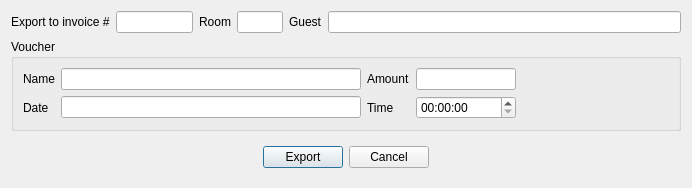
<?xml version="1.0" encoding="UTF-8"?>
<ui version="4.0">
 <class>DlgExportSingleVaucher</class>
 <widget class="QDialog" name="DlgExportSingleVaucher">
  <property name="geometry">
   <rect>
    <x>0</x>
    <y>0</y>
    <width>692</width>
    <height>170</height>
   </rect>
  </property>
  <property name="windowTitle">
   <string>Export voucher</string>
  </property>
  <layout class="QGridLayout" name="gridLayout">
   <item row="0" column="4">
    <widget class="QLabel" name="label_3">
     <property name="text">
      <string>Guest</string>
     </property>
    </widget>
   </item>
   <item row="0" column="0">
    <widget class="QLabel" name="label">
     <property name="text">
      <string>Export to invoice #</string>
     </property>
    </widget>
   </item>
   <item row="0" column="1">
    <widget class="EQLineEdit" name="leInvoice">
     <property name="maximumSize">
      <size>
       <width>80</width>
       <height>16777215</height>
      </size>
     </property>
     <property name="readOnly">
      <bool>false</bool>
     </property>
    </widget>
   </item>
   <item row="0" column="3">
    <widget class="EQLineEdit" name="leRoom">
     <property name="maximumSize">
      <size>
       <width>50</width>
       <height>16777215</height>
      </size>
     </property>
     <property name="readOnly">
      <bool>true</bool>
     </property>
    </widget>
   </item>
   <item row="0" column="2">
    <widget class="QLabel" name="label_2">
     <property name="text">
      <string>Room</string>
     </property>
    </widget>
   </item>
   <item row="0" column="5">
    <widget class="EQLineEdit" name="leGuest">
     <property name="readOnly">
      <bool>true</bool>
     </property>
    </widget>
   </item>
   <item row="2" column="0" colspan="6">
    <widget class="QWidget" name="widget" native="true">
     <layout class="QHBoxLayout" name="horizontalLayout">
      <item>
       <spacer name="horizontalSpacer">
        <property name="orientation">
         <enum>Qt::Horizontal</enum>
        </property>
        <property name="sizeHint" stdset="0">
         <size>
          <width>241</width>
          <height>20</height>
         </size>
        </property>
       </spacer>
      </item>
      <item>
       <widget class="QPushButton" name="btnOk">
        <property name="text">
         <string>Export</string>
        </property>
       </widget>
      </item>
      <item>
       <widget class="QPushButton" name="btnCancel">
        <property name="text">
         <string>Cancel</string>
        </property>
       </widget>
      </item>
      <item>
       <spacer name="horizontalSpacer_2">
        <property name="orientation">
         <enum>Qt::Horizontal</enum>
        </property>
        <property name="sizeHint" stdset="0">
         <size>
          <width>241</width>
          <height>20</height>
         </size>
        </property>
       </spacer>
      </item>
     </layout>
    </widget>
   </item>
   <item row="1" column="0" colspan="6">
    <widget class="QGroupBox" name="groupBox">
     <property name="title">
      <string>Voucher</string>
     </property>
     <layout class="QGridLayout" name="gridLayout_2">
      <item row="0" column="0">
       <widget class="QLabel" name="label_4">
        <property name="text">
         <string>Name</string>
        </property>
       </widget>
      </item>
      <item row="0" column="2">
       <widget class="EQLineEdit" name="leFinalName">
        <property name="minimumSize">
         <size>
          <width>300</width>
          <height>0</height>
         </size>
        </property>
        <property name="readOnly">
         <bool>false</bool>
        </property>
       </widget>
      </item>
      <item row="0" column="3">
       <widget class="QLabel" name="label_5">
        <property name="text">
         <string>Amount</string>
        </property>
       </widget>
      </item>
      <item row="0" column="4">
       <widget class="EQLineEdit" name="leAmount">
        <property name="minimumSize">
         <size>
          <width>100</width>
          <height>0</height>
         </size>
        </property>
        <property name="maximumSize">
         <size>
          <width>100</width>
          <height>16777215</height>
         </size>
        </property>
        <property name="readOnly">
         <bool>false</bool>
        </property>
       </widget>
      </item>
      <item row="0" column="5">
       <spacer name="horizontalSpacer_3">
        <property name="orientation">
         <enum>Qt::Horizontal</enum>
        </property>
        <property name="sizeHint" stdset="0">
         <size>
          <width>163</width>
          <height>20</height>
         </size>
        </property>
       </spacer>
      </item>
      <item row="1" column="0">
       <widget class="QLabel" name="label_6">
        <property name="text">
         <string>Date</string>
        </property>
       </widget>
      </item>
      <item row="1" column="2">
       <widget class="EDateEdit" name="deDate"/>
      </item>
      <item row="1" column="3">
       <widget class="QLabel" name="label_7">
        <property name="text">
         <string>Time</string>
        </property>
       </widget>
      </item>
      <item row="1" column="4">
       <widget class="QTimeEdit" name="teTime"/>
      </item>
     </layout>
    </widget>
   </item>
  </layout>
 </widget>
 <customwidgets>
  <customwidget>
   <class>EQLineEdit</class>
   <extends>QLineEdit</extends>
   <header location="global">eqlineedit.h</header>
   <slots>
    <signal>customButtonClicked(bool)</signal>
   </slots>
  </customwidget>
  <customwidget>
   <class>EDateEdit</class>
   <extends>QLineEdit</extends>
   <header location="global">edateedit.h</header>
  </customwidget>
 </customwidgets>
 <resources/>
 <connections/>
</ui>
